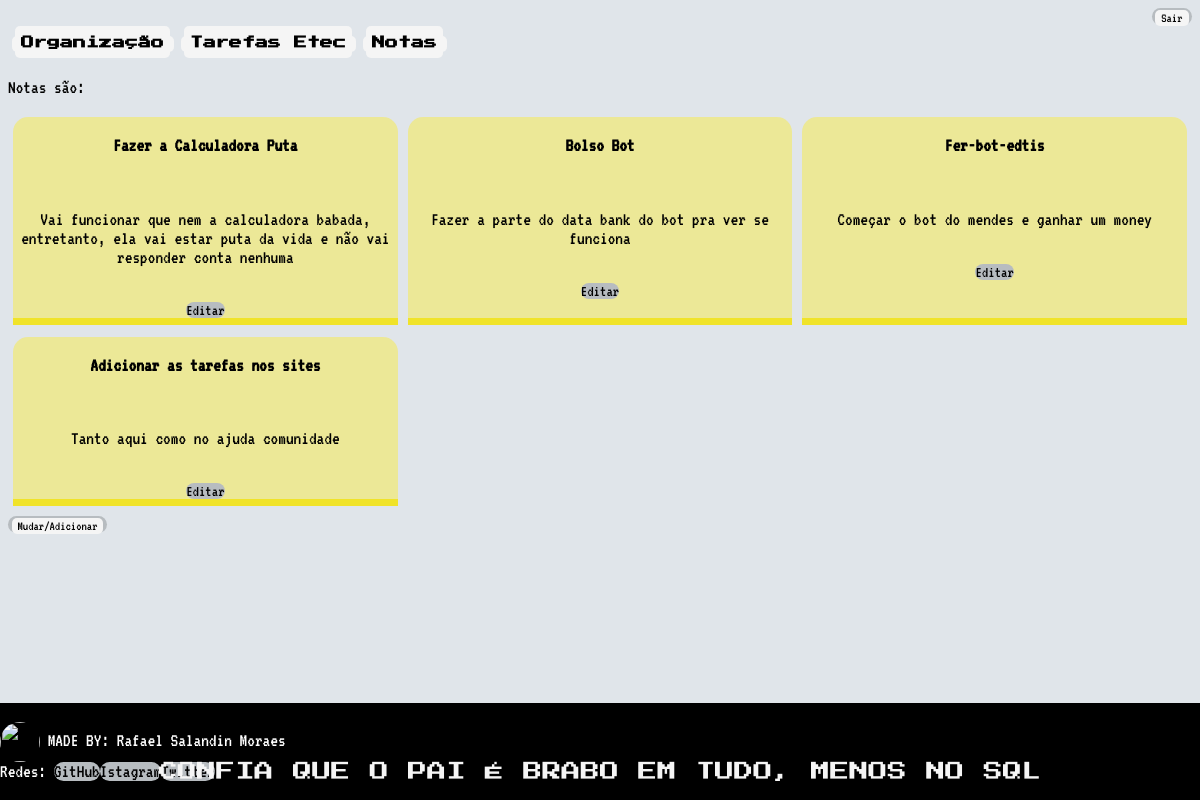
Page /AgendaTOP/Notas/ on the earlier database version.
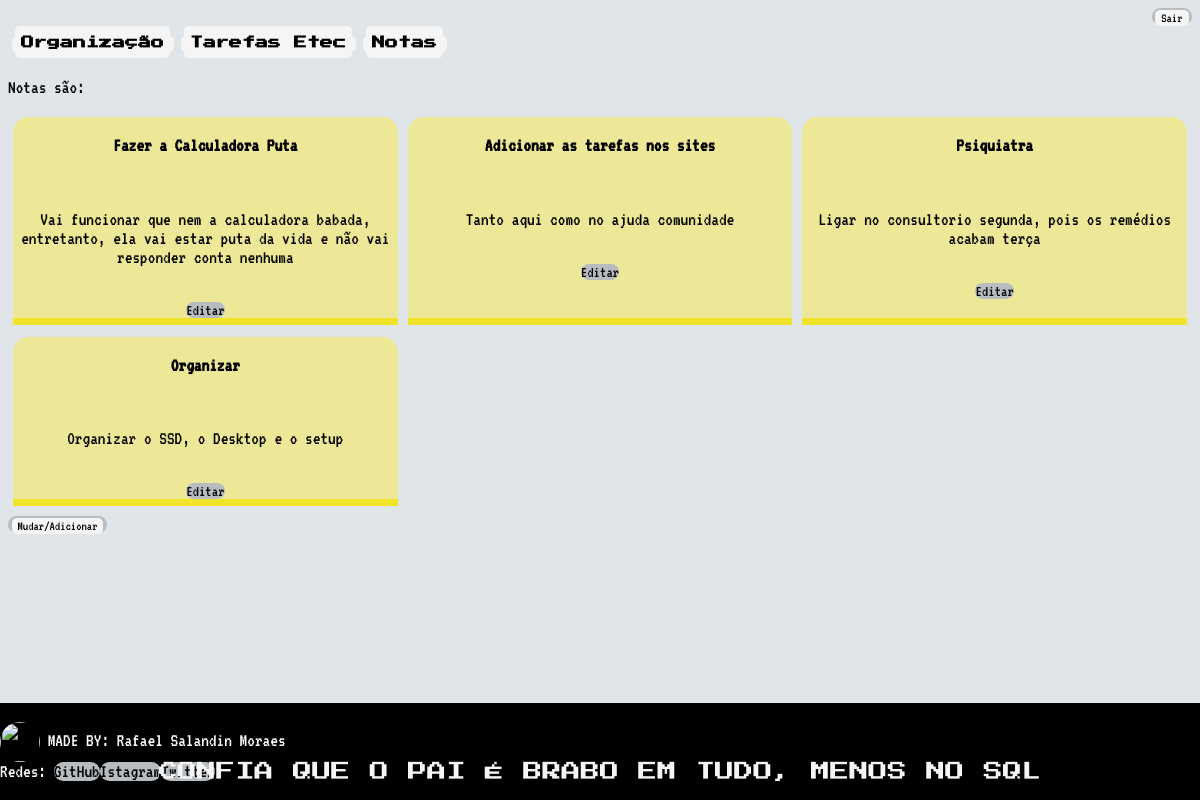
Same page on the later database version.
### OrganizaçãodesseCorno/models.py (models this page shows)
class Anotas(models.Model):
    notas = models.CharField(max_length=100)
    descri = models.TextField(blank=True, null=True)
    class Meta:
        db_table = 'nota'

### OrganizaçãodesseCorno/views.py (the view)
# urls.py: path('AgendaTOP/Notas/', views.Notas),
def Notas(request):
    usuario = request.user
    anotação = Anotas.notas
    descri = Anotas.descri
    notas = Anotas.objects.filter()
    dados_notas = {'nota':notas}
    return  render(request,'pageNotes.html',dados_notas)

### Template/pageNotes.html (shortened to what this page needs)
{% extends "Model_P.html" %}
{% block content %}
 <div class="all">
        <div class="move">
            <a href="/"><button><h1>Organização</h1></button></a><a href="/AgendaTOP/Etec"><button><h1>Tarefas Etec</h1></button></a><a href="/AgendaTOP/Notas"><button><h1>Notas</h1></button></a>
            <p>Notas são:</p>
        </div>
        <table class="tv">
                <div class="ol">
                        {% for i in nota %}
                                        <li>
                                                <p><b>
                                                {{ i.notas }}
                                                </b></p> <br>
                                                <p>{{ i.descri}}</p><br>
                                                <a href="Create/?id={{ i.id }}">Editar</a>
                                        </li>
                        {%endfor%}
                </div>
        </table>
        <a href="/AgendaTOP/Notas/Create"><button>Mudar/Adicionar</button></a>
 </div>
 {% endblock %}

Differences in the rows shown:
removed Anotas: notas "Bolso Bot", descri "Fazer a parte do data bank do bot pra ver se funciona"
removed Anotas: notas "Fer-bot-edtis", descri "Começar o bot do mendes e ganhar um money"
added Anotas: notas "Psiquiatra", descri "Ligar no consultorio segunda, pois os remédios acabam terça"
added Anotas: notas "Organizar", descri "Organizar o SSD, o Desktop e o setup"
